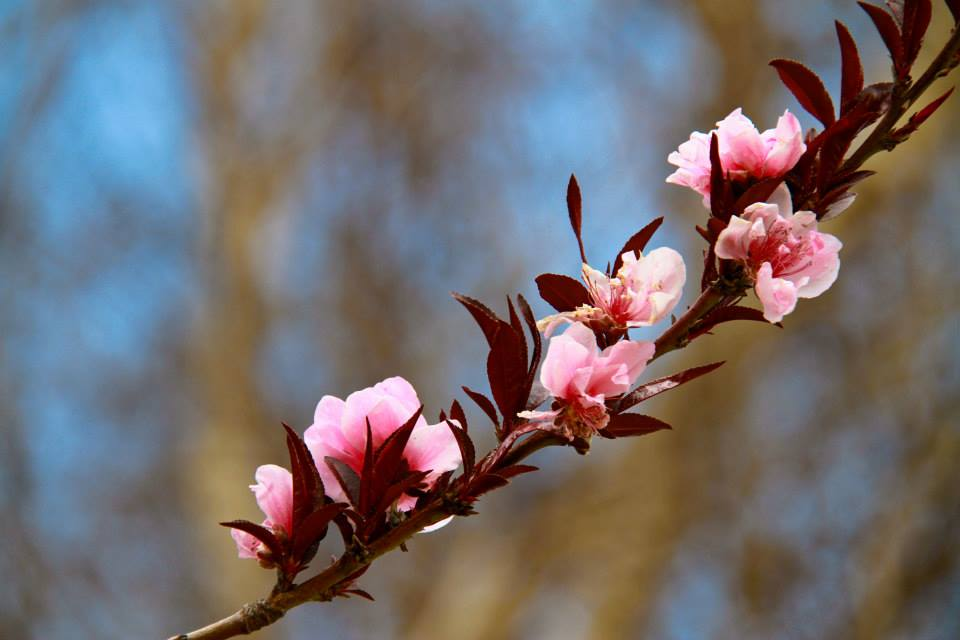
#> input picture cv_pillow_lab06/flowers_dallas.jpg, 960 x 640 px
$ jupyter execute --allow-errors image_processing.ipynb   (older library calls are emulated)
#> lines starting #> are read from the running program, lines starting #| are printed output that depends on the picture
[cell 1]
from PIL import Image

image = Image.open("flowers_dallas.jpg")
#> image is the input picture: PIL image 960x640 RGB; mean R, G, B 114.7, 107.6, 109.1
image.size
#> Out = (960, 640)

[cell 2]
from PIL import Image

def crop_image(image_path, coords, output_image_path):
#> called with image_path = 'flowers_dallas.jpg', coords = (302, 101, 910, 574), output_image_path = 'cropped_flowers_dallas.jpg'
    image = Image.open(image_path)
    cropped_image = image.crop(coords)
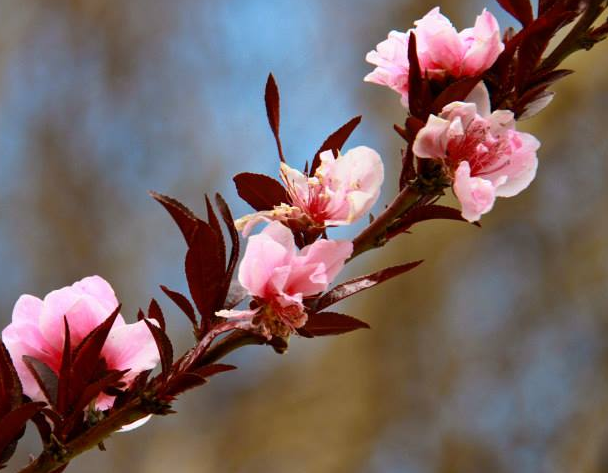
#> cropped_image: PIL image 608x473 RGB; mean R, G, B 121, 101.2, 100
    cropped_image.save(output_image_path)

if __name__ == "__main__":
    crop_image("flowers_dallas.jpg", (302,101,910,574), "cropped_flowers_dallas.jpg")
    # 튜플 형태로 입력에서의 출력 형태를 정의해준다.

[cell 3]
from PIL import Image

def rotate_image(image_path, degrees_to_rotate, output_image_path):
#> called with image_path = 'flowers_dallas.jpg', degrees_to_rotate = 90, output_image_path = 'rotate_image_flowers_dallas.jpg'
    image = Image.open(image_path)
    rotate_image = image.rotate(degrees_to_rotate)
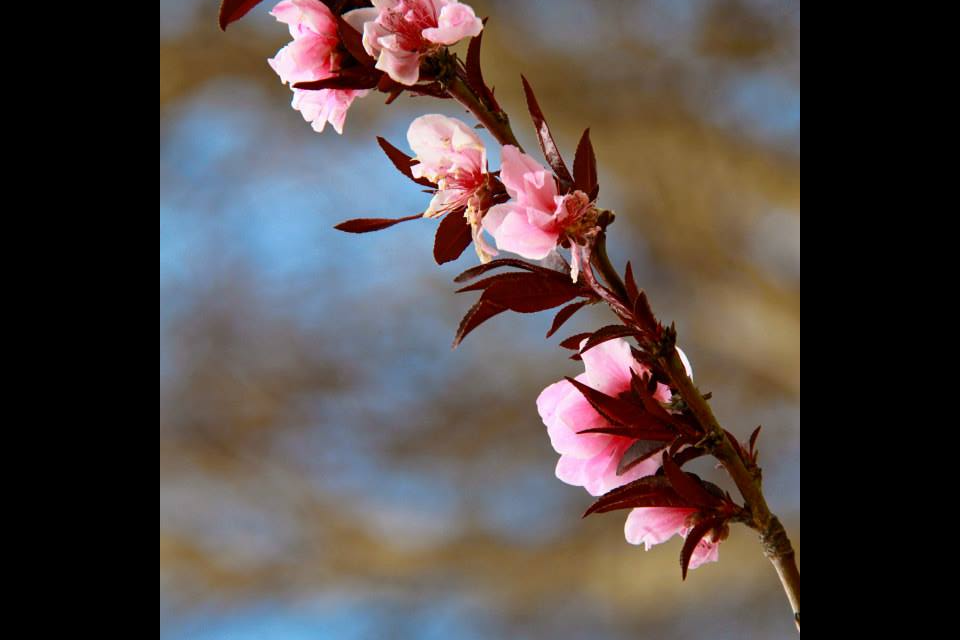
#> rotate_image: PIL image 960x640 RGB; mean R, G, B 81.6, 71.8, 70.4
    rotate_image.save(output_image_path)

if __name__ == "__main__":
    rotate_image("flowers_dallas.jpg", 90, "rotate_image_flowers_dallas.jpg")

[cell 4]
from PIL import Image

def rotate_center_image(image_path, degrees_to_rotate, output_image_path):
#> called with image_path = 'flowers_dallas.jpg', degrees_to_rotate = 90, output_image_path = 'rotate_center_image_flowers_dallas.jpg'
    image = Image.open(image_path)
    rotate_image = image.rotate(degrees_to_rotate, center=(100, 100))
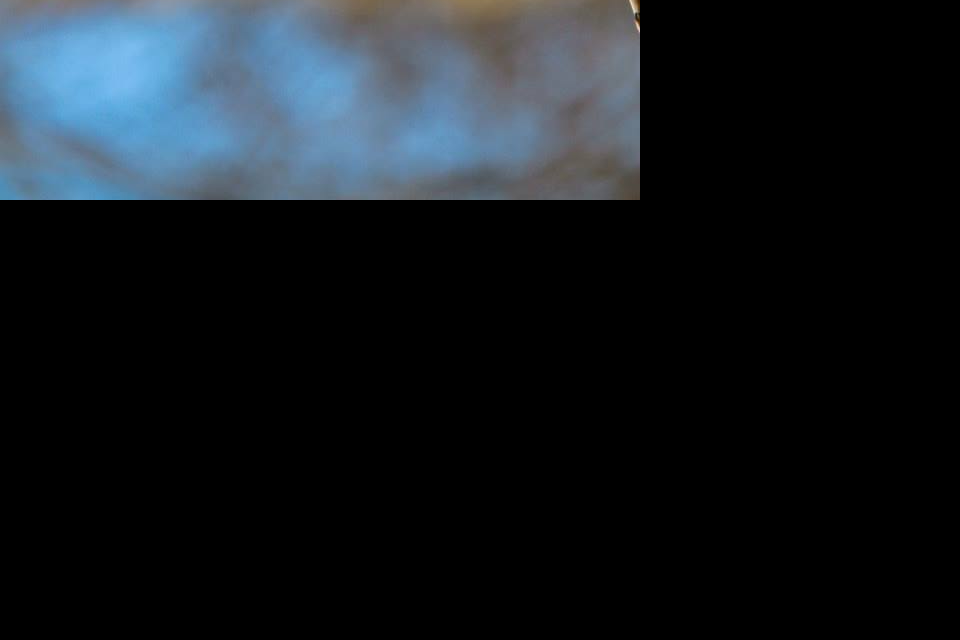
#> rotate_image: PIL image 960x640 RGB; mean R, G, B 21.1, 26.8, 31.8
    rotate_image.save(output_image_path)

if __name__ == "__main__":
    rotate_center_image("flowers_dallas.jpg", 90, "rotate_center_image_flowers_dallas.jpg")

[cell 5]
from PIL import Image

def rotate_fillcolor_image(image_path, degrees_to_rotate, output_image_path):
#> called with image_path = 'flowers_dallas.jpg', degrees_to_rotate = 90
    image = Image.open(image_path)
    rotate_image = image.rotate(degrees_to_rotate, fillcolor=(255, 0,0))
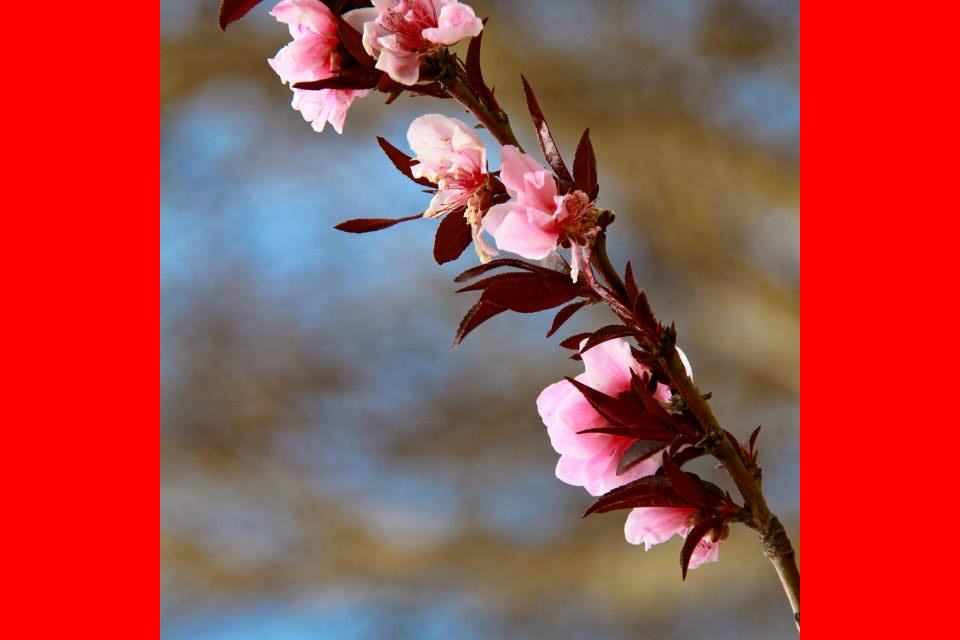
#> rotate_image: PIL image 960x640 RGB; mean R, G, B 166.6, 71.8, 70.4
    rotate_image.save(output_image_path)

if __name__ == "__main__":
    rotate_fillcolor_image("flowers_dallas.jpg", 90, "rotate_fillcolor_image_flowers_dallas.jpg")

[cell 6]
from PIL import Image

def mirror_image(image_path, output_image_path):
#> called with image_path = 'flowers_dallas.jpg', output_image_path = 'mirror_image_flowers_dallas.jpg'
    image = Image.open(image_path)
    mirror_image = image.transpose(Image.FLIP_LEFT_RIGHT)
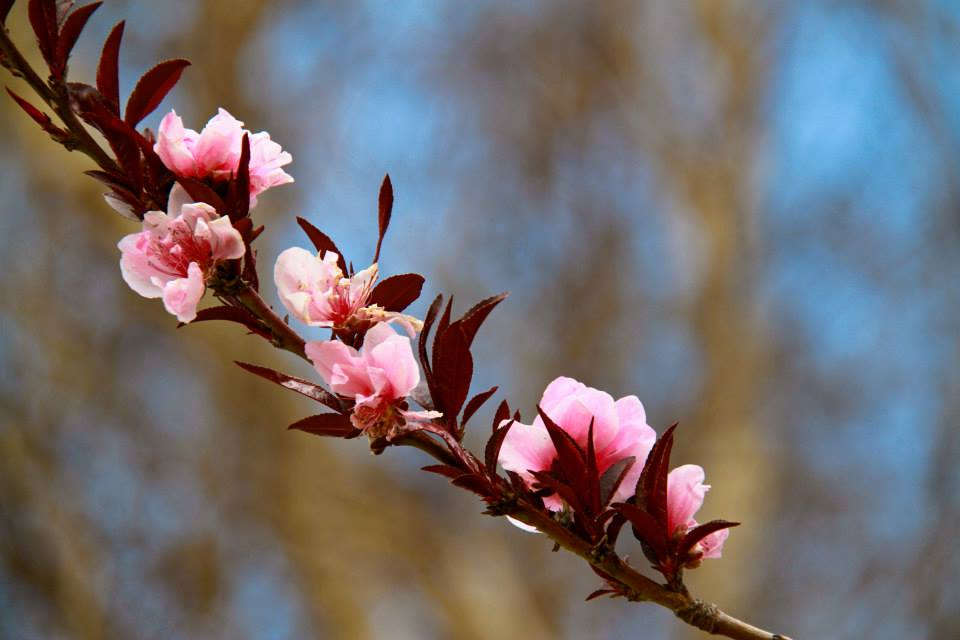
#> mirror_image: PIL image 960x640 RGB; mean R, G, B 114.7, 107.6, 109.1
    mirror_image.save(output_image_path)

if __name__ == "__main__":
    mirror_image("flowers_dallas.jpg", "mirror_image_flowers_dallas.jpg")

[cell 7]
from PIL import Image

def resize(input_image_path, output_image, size):
#> called with input_image_path = 'flowers_dallas.jpg', output_image = 'resized_flowers_dallas.jpg', size = (480, 320)
    image = Image.open(input_image_path)
    width, height = image.size
#> width = 960; height = 640
    print(f"원래 사진의 크기 : 폭 {width}, 높이 {height}")
#| 원래 사진의 크기 : 폭 960, 높이 640

    resized_image = image.resize(size)
    width, height = resized_image.size
#> width = 480; height = 320
    print(f"resize한 사진의 크기: 폭{width}, 높이{height}")
#| resize한 사진의 크기: 폭480, 높이320
    resized_image.save(output_image)

if __name__ == "__main__":
    resize(
        "flowers_dallas.jpg",
        "resized_flowers_dallas.jpg",
        size=(480, 320)
    )

$ run again, with cv_pillow_lab06/bridge.JPG copied over cv_pillow_lab06/flowers_dallas.jpg
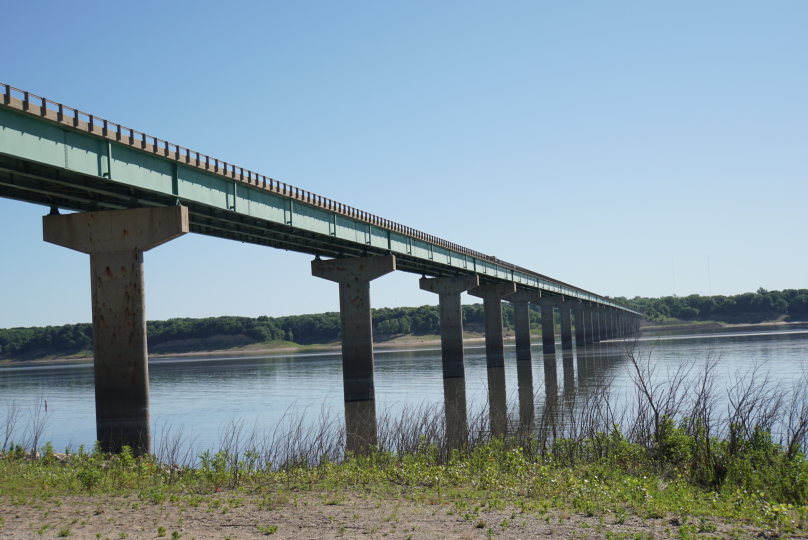
#> input picture cv_pillow_lab06/bridge.JPG, 1616 x 1080 px (shown at 1/2 size)
#> image is the input picture: PIL image 1616x1080 RGB; mean R, G, B 127.8, 147, 155.9
#> in mirror_image, `mirror_image = image.transpose(Image.FLIP_LEFT_RIGHT)`:
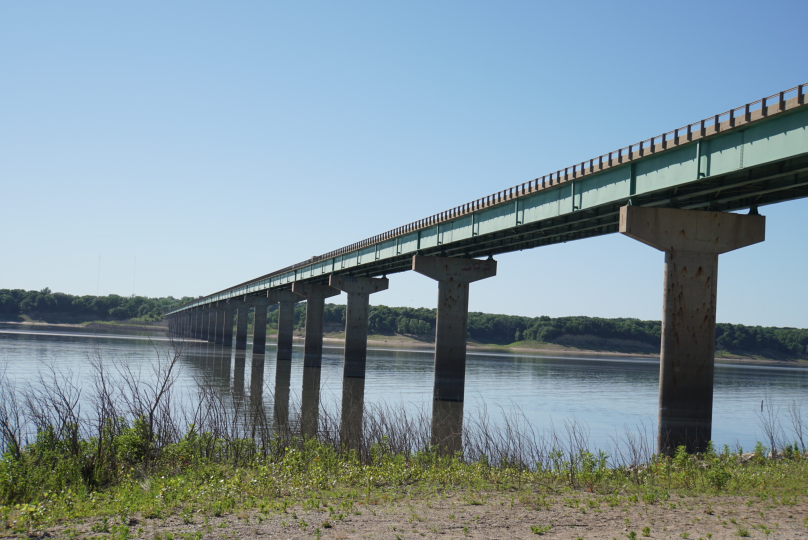
#> mirror_image: PIL image 1616x1080 RGB (shown at 1/2 size); mean R, G, B 127.8, 147, 155.9
#| 원래 사진의 크기 : 폭 1616, 높이 1080
#> in resize, `resized_image = image.resize(size)`:
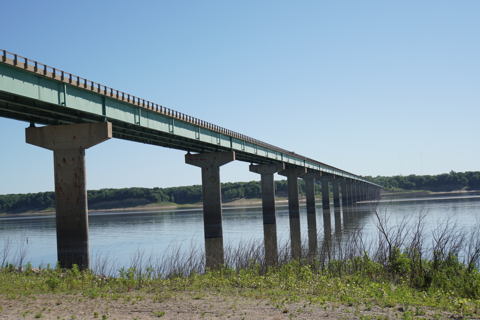
#> resized_image: PIL image 480x320 RGB; mean R, G, B 127.8, 147, 155.9
#| resize한 사진의 크기: 폭480, 높이320

$ run again, with cv_pillow_lab06/butterfly.jpg copied over cv_pillow_lab06/flowers_dallas.jpg
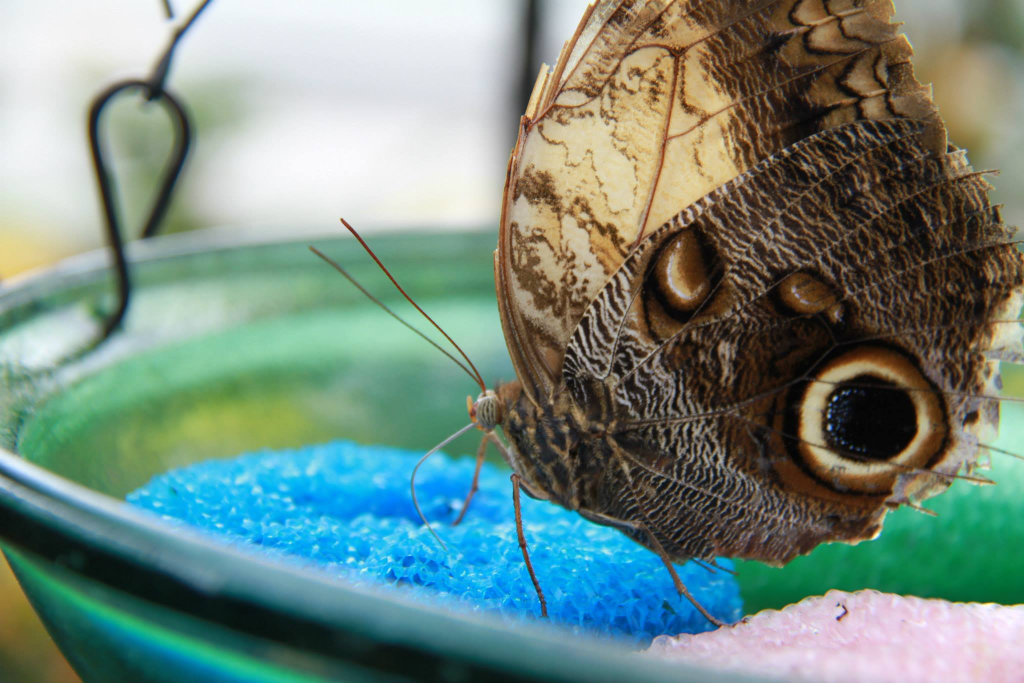
#> input picture cv_pillow_lab06/butterfly.jpg, 2048 x 1366 px (shown at 1/2 size)
#> image is the input picture: PIL image 2048x1366 RGB; mean R, G, B 115.3, 137.2, 127.2
#> in mirror_image, `mirror_image = image.transpose(Image.FLIP_LEFT_RIGHT)`:
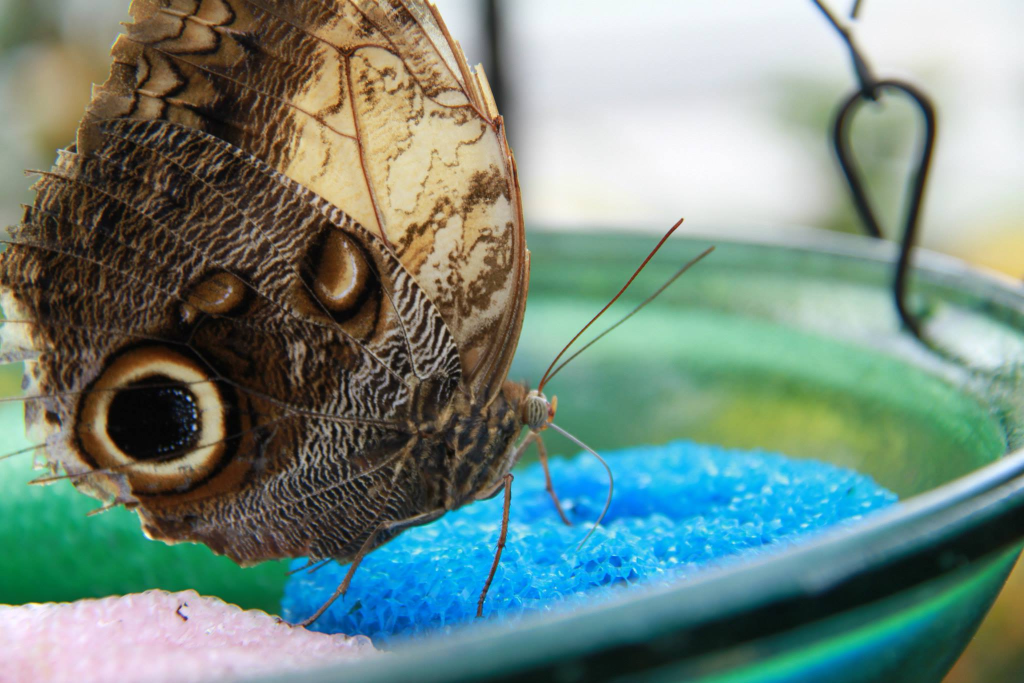
#> mirror_image: PIL image 2048x1366 RGB (shown at 1/2 size); mean R, G, B 115.3, 137.2, 127.2
#| 원래 사진의 크기 : 폭 2048, 높이 1366
#> in resize, `resized_image = image.resize(size)`:
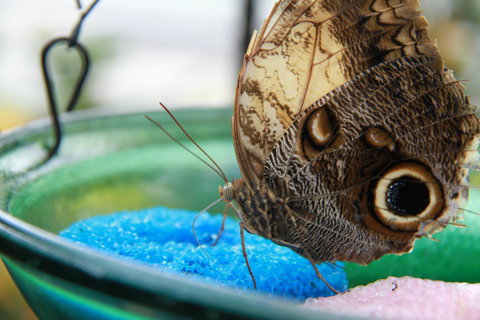
#> resized_image: PIL image 480x320 RGB; mean R, G, B 115.3, 137.2, 127.2
#| resize한 사진의 크기: 폭480, 높이320
